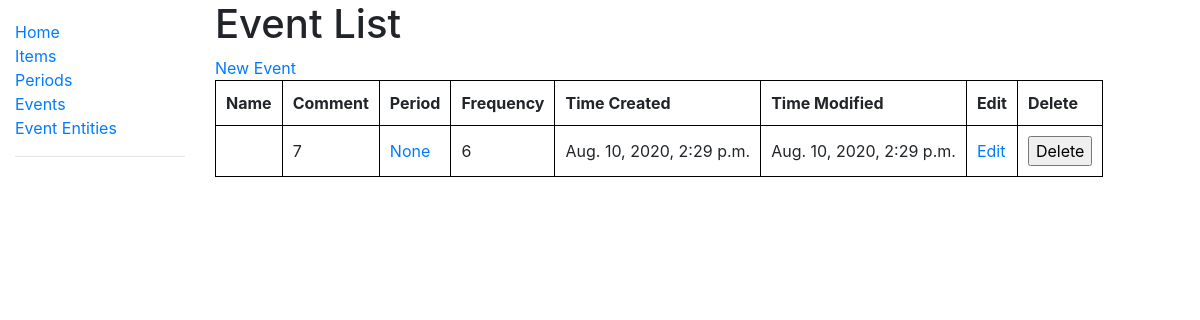
Page /events/ on the earlier database version.
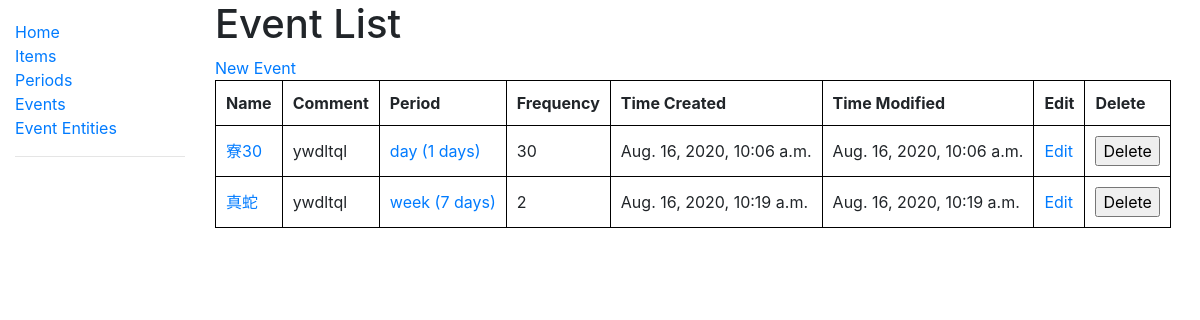
Same page on the later database version.
### income_calculator/models.py (models this page shows)
class BasicModel(models.Model):
    id = models.AutoField(primary_key=True)
    display_name = models.CharField(max_length=50)  # The display name of the object
    comment = models.TextField(null=True)  # a short description of the object
    time_created = models.PositiveIntegerField()
    time_modified = models.PositiveIntegerField()
    deleted = models.BooleanField()
    def __str__(self):
        return self.display_name
    @property
    def time_created_string(self):
        return datetime.fromtimestamp(self.time_created)
    @property
    def time_modified_string(self):
        return datetime.fromtimestamp(self.time_modified)

class Event(BasicModel):
    priority = models.SmallIntegerField()
    default_frequency = models.IntegerField()
    icon = models.TextField(null=True)
    period_id = models.PositiveIntegerField()
    event_group_id = models.PositiveIntegerField(null=True)

class BasicModel(models.Model):
    id = models.AutoField(primary_key=True)
    display_name = models.CharField(max_length=50)  # The display name of the object
    comment = models.TextField(null=True)  # a short description of the object
    time_created = models.PositiveIntegerField()
    time_modified = models.PositiveIntegerField()
    deleted = models.BooleanField()
    def __str__(self):
        return self.display_name
    @property
    def time_created_string(self):
        return datetime.fromtimestamp(self.time_created)
    @property
    def time_modified_string(self):
        return datetime.fromtimestamp(self.time_modified)

class Period(BasicModel):
    num_days = models.PositiveIntegerField()
    def __str__(self):
        return self.display_name + ' (' + str(self.num_days) + ' days)'

### income_calculator/views.py (the view)
# urls.py: path('events/', views.EventListView.as_view(), name='events'),
class EventListView(generic.ListView):
    model = Event
    paginate_by = 10
    def get_queryset(self):
        events = db_accessor.get_events(deleted=False)
        if events:
            return events.order_by('-priority')
        return events
    def get_context_data(self, **kwargs):
        context = super().get_context_data(**kwargs)
        periods = db_accessor.get_active_periods()
        context['periods'] = periods
        return context

### income_calculator/db_accessor.py (called while the page is built)
def get_events(**kwargs):
    return Event.objects.filter(**kwargs)

def get_periods(**kwargs):
    return Period.objects.filter(**kwargs)

def get_active_periods():
    return get_periods(deleted=False)

### income_calculator/templatetags/template_filters.py (called while the page is built)
@register.filter
def get_object_by_id(value, period_id):
    for p in value:
        if p.id == period_id:
            return p

### income_calculator/templates/income_calculator/event_list.html (shortened to what this page needs)
{% extends "base_generic.html" %}
{% load template_filters %}
{% block content %}
  <h1>Event List</h1>
<a href="{% url 'new_event'%}">New Event</a>
  {% if event_list %}
    <table>
      <tr>
        <th>Name</th>
        <th>Comment</th>
        <th>Period</th>
        <th>Frequency</th>
        <th>Time Created</th>
        <th>Time Modified</th>
        <th>Edit</th>
        <th>Delete</th>
      </tr>
      {% for event in event_list %}
        <tr>
          <td><a href="{% url 'event_detail' event.id%}">{{ event.display_name }}</a></td>
          <td>{{ event.comment }}</td>
          <td><a href="{% url 'period_detail' event.period_id%}">{{ periods|get_object_by_id:event.period_id}}</a></td>
          <td>{{ event.default_frequency }}</td>
          <td>{{ event.time_created_string }}</td>
          <td>{{ event.time_modified_string }}</td>
          <td><a href="{% url 'event_edit' event.id %}">Edit</a></td>
          <td>
          <form action="{% url 'event_delete' %}" method="post" onsubmit="return confirm('Do you really want to delete {{ event }}?')">
            <input type="submit" value="Delete">
          </form>
          </td>
        </tr>
      {% endfor %}
    </table>
  {% else %}
    <p>There are no events.</p>
  {% endif %}
{% endblock %}

Differences in the rows shown:
removed Event: comment "7", period "None", default_frequency "6", time_created_string "Aug. 10, 2020, 2:29 p.m.", time_modified_string "Aug. 10, 2020, 2:29 p.m."
added Event: display_name "寮30", comment "ywdltql", period.num_days "day (1 days)", default_frequency "30", time_created_string "Aug. 16, 2020, 10:06 a.m.", time_modified_string "Aug. 16, 2020, 10:06 a.m."
added Event: display_name "真蛇", comment "ywdltql", period.num_days "week (7 days)", default_frequency "2", time_created_string "Aug. 16, 2020, 10:19 a.m.", time_modified_string "Aug. 16, 2020, 10:19 a.m."
